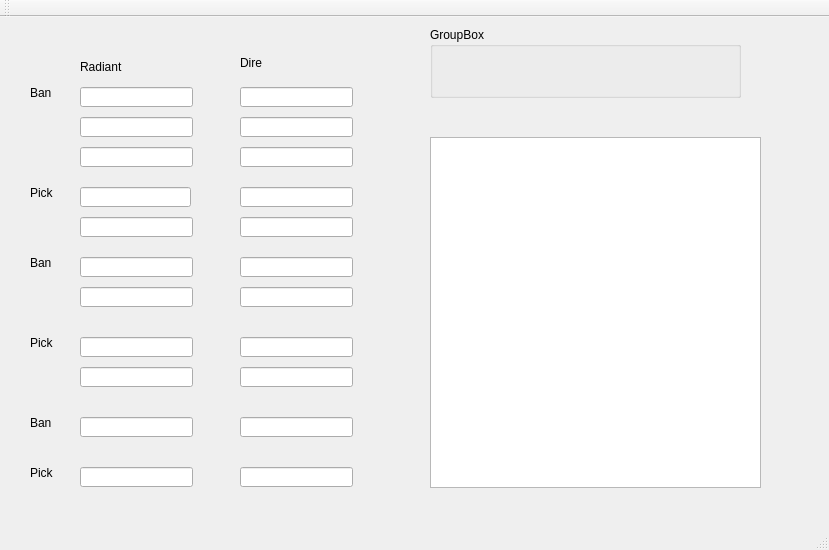
<?xml version="1.0" encoding="UTF-8"?>
<ui version="4.0">
 <class>DotaBPMainWindowClass</class>
 <widget class="QMainWindow" name="DotaBPMainWindowClass">
  <property name="geometry">
   <rect>
    <x>0</x>
    <y>0</y>
    <width>829</width>
    <height>550</height>
   </rect>
  </property>
  <property name="windowTitle">
   <string>DotaBPMainWindow</string>
  </property>
  <widget class="QWidget" name="centralWidget">
   <widget class="QLineEdit" name="lineEdit_RadPick1">
    <property name="geometry">
     <rect>
      <x>80</x>
      <y>170</y>
      <width>111</width>
      <height>20</height>
     </rect>
    </property>
   </widget>
   <widget class="QLineEdit" name="lineEdit_DirePick1">
    <property name="geometry">
     <rect>
      <x>240</x>
      <y>170</y>
      <width>113</width>
      <height>20</height>
     </rect>
    </property>
   </widget>
   <widget class="QLineEdit" name="lineEdit_RadPick2">
    <property name="geometry">
     <rect>
      <x>80</x>
      <y>200</y>
      <width>113</width>
      <height>20</height>
     </rect>
    </property>
   </widget>
   <widget class="QLabel" name="label">
    <property name="geometry">
     <rect>
      <x>80</x>
      <y>40</y>
      <width>71</width>
      <height>20</height>
     </rect>
    </property>
    <property name="text">
     <string>Radiant</string>
    </property>
   </widget>
   <widget class="QLabel" name="label_2">
    <property name="geometry">
     <rect>
      <x>240</x>
      <y>30</y>
      <width>101</width>
      <height>31</height>
     </rect>
    </property>
    <property name="text">
     <string>Dire</string>
    </property>
   </widget>
   <widget class="QLineEdit" name="lineEdit_DirePick2">
    <property name="geometry">
     <rect>
      <x>240</x>
      <y>200</y>
      <width>113</width>
      <height>20</height>
     </rect>
    </property>
   </widget>
   <widget class="QLineEdit" name="lineEdit_RadPick3">
    <property name="geometry">
     <rect>
      <x>80</x>
      <y>320</y>
      <width>113</width>
      <height>20</height>
     </rect>
    </property>
   </widget>
   <widget class="QLineEdit" name="lineEdit_DirePick3">
    <property name="geometry">
     <rect>
      <x>240</x>
      <y>320</y>
      <width>113</width>
      <height>20</height>
     </rect>
    </property>
   </widget>
   <widget class="QLineEdit" name="lineEdit_RadPick4">
    <property name="geometry">
     <rect>
      <x>80</x>
      <y>350</y>
      <width>113</width>
      <height>20</height>
     </rect>
    </property>
   </widget>
   <widget class="QLineEdit" name="lineEdit_DirePick4">
    <property name="geometry">
     <rect>
      <x>240</x>
      <y>350</y>
      <width>113</width>
      <height>20</height>
     </rect>
    </property>
   </widget>
   <widget class="QLineEdit" name="lineEdit_RadPick5">
    <property name="geometry">
     <rect>
      <x>80</x>
      <y>450</y>
      <width>113</width>
      <height>20</height>
     </rect>
    </property>
   </widget>
   <widget class="QLineEdit" name="lineEdit_DirePick5">
    <property name="geometry">
     <rect>
      <x>240</x>
      <y>450</y>
      <width>113</width>
      <height>20</height>
     </rect>
    </property>
   </widget>
   <widget class="QLineEdit" name="lineEdit_RadBan2">
    <property name="geometry">
     <rect>
      <x>80</x>
      <y>100</y>
      <width>113</width>
      <height>20</height>
     </rect>
    </property>
    <property name="autoFillBackground">
     <bool>false</bool>
    </property>
    <property name="text">
     <string/>
    </property>
   </widget>
   <widget class="QLineEdit" name="lineEdit_DireBan2">
    <property name="geometry">
     <rect>
      <x>240</x>
      <y>100</y>
      <width>113</width>
      <height>20</height>
     </rect>
    </property>
    <property name="autoFillBackground">
     <bool>false</bool>
    </property>
    <property name="text">
     <string/>
    </property>
   </widget>
   <widget class="QLineEdit" name="lineEdit_RadBan3">
    <property name="geometry">
     <rect>
      <x>80</x>
      <y>130</y>
      <width>113</width>
      <height>20</height>
     </rect>
    </property>
    <property name="autoFillBackground">
     <bool>false</bool>
    </property>
    <property name="text">
     <string/>
    </property>
   </widget>
   <widget class="QLineEdit" name="lineEdit_DireBan1">
    <property name="geometry">
     <rect>
      <x>240</x>
      <y>70</y>
      <width>113</width>
      <height>20</height>
     </rect>
    </property>
    <property name="autoFillBackground">
     <bool>false</bool>
    </property>
    <property name="text">
     <string/>
    </property>
   </widget>
   <widget class="QLineEdit" name="lineEdit_RadBan1">
    <property name="geometry">
     <rect>
      <x>80</x>
      <y>70</y>
      <width>113</width>
      <height>20</height>
     </rect>
    </property>
    <property name="autoFillBackground">
     <bool>false</bool>
    </property>
    <property name="text">
     <string/>
    </property>
   </widget>
   <widget class="QLineEdit" name="lineEdit_RadBan4">
    <property name="geometry">
     <rect>
      <x>80</x>
      <y>240</y>
      <width>113</width>
      <height>20</height>
     </rect>
    </property>
    <property name="text">
     <string/>
    </property>
   </widget>
   <widget class="QLineEdit" name="lineEdit_DireBan4">
    <property name="geometry">
     <rect>
      <x>240</x>
      <y>240</y>
      <width>113</width>
      <height>20</height>
     </rect>
    </property>
    <property name="text">
     <string/>
    </property>
   </widget>
   <widget class="QLineEdit" name="lineEdit_DireBan5">
    <property name="geometry">
     <rect>
      <x>240</x>
      <y>270</y>
      <width>113</width>
      <height>20</height>
     </rect>
    </property>
    <property name="text">
     <string/>
    </property>
   </widget>
   <widget class="QLineEdit" name="lineEdit_RadBan5">
    <property name="geometry">
     <rect>
      <x>80</x>
      <y>270</y>
      <width>113</width>
      <height>20</height>
     </rect>
    </property>
    <property name="text">
     <string/>
    </property>
   </widget>
   <widget class="QLineEdit" name="lineEdit_DireBan3">
    <property name="geometry">
     <rect>
      <x>240</x>
      <y>130</y>
      <width>113</width>
      <height>20</height>
     </rect>
    </property>
    <property name="autoFillBackground">
     <bool>false</bool>
    </property>
    <property name="text">
     <string/>
    </property>
   </widget>
   <widget class="QLineEdit" name="lineEdit_RadBan6">
    <property name="geometry">
     <rect>
      <x>80</x>
      <y>400</y>
      <width>113</width>
      <height>20</height>
     </rect>
    </property>
    <property name="text">
     <string/>
    </property>
   </widget>
   <widget class="QLineEdit" name="lineEdit_DireBan6">
    <property name="geometry">
     <rect>
      <x>240</x>
      <y>400</y>
      <width>113</width>
      <height>20</height>
     </rect>
    </property>
    <property name="text">
     <string/>
    </property>
   </widget>
   <widget class="QTableView" name="tableView">
    <property name="geometry">
     <rect>
      <x>430</x>
      <y>120</y>
      <width>331</width>
      <height>351</height>
     </rect>
    </property>
   </widget>
   <widget class="QLabel" name="label_3">
    <property name="geometry">
     <rect>
      <x>30</x>
      <y>70</y>
      <width>54</width>
      <height>12</height>
     </rect>
    </property>
    <property name="autoFillBackground">
     <bool>false</bool>
    </property>
    <property name="text">
     <string>Ban</string>
    </property>
   </widget>
   <widget class="QLabel" name="label_4">
    <property name="geometry">
     <rect>
      <x>30</x>
      <y>170</y>
      <width>54</width>
      <height>12</height>
     </rect>
    </property>
    <property name="autoFillBackground">
     <bool>false</bool>
    </property>
    <property name="text">
     <string>Pick</string>
    </property>
   </widget>
   <widget class="QLabel" name="label_5">
    <property name="geometry">
     <rect>
      <x>30</x>
      <y>240</y>
      <width>54</width>
      <height>12</height>
     </rect>
    </property>
    <property name="autoFillBackground">
     <bool>false</bool>
    </property>
    <property name="text">
     <string>Ban</string>
    </property>
   </widget>
   <widget class="QLabel" name="label_6">
    <property name="geometry">
     <rect>
      <x>30</x>
      <y>320</y>
      <width>54</width>
      <height>12</height>
     </rect>
    </property>
    <property name="autoFillBackground">
     <bool>false</bool>
    </property>
    <property name="text">
     <string>Pick</string>
    </property>
   </widget>
   <widget class="QLabel" name="label_7">
    <property name="geometry">
     <rect>
      <x>30</x>
      <y>400</y>
      <width>54</width>
      <height>12</height>
     </rect>
    </property>
    <property name="autoFillBackground">
     <bool>false</bool>
    </property>
    <property name="text">
     <string>Ban</string>
    </property>
   </widget>
   <widget class="QLabel" name="label_8">
    <property name="geometry">
     <rect>
      <x>30</x>
      <y>450</y>
      <width>54</width>
      <height>12</height>
     </rect>
    </property>
    <property name="autoFillBackground">
     <bool>false</bool>
    </property>
    <property name="text">
     <string>Pick</string>
    </property>
   </widget>
   <widget class="QGroupBox" name="groupBox">
    <property name="geometry">
     <rect>
      <x>430</x>
      <y>10</y>
      <width>311</width>
      <height>71</height>
     </rect>
    </property>
    <property name="title">
     <string>GroupBox</string>
    </property>
   </widget>
  </widget>
  <widget class="QMenuBar" name="menuBar">
   <property name="geometry">
    <rect>
     <x>0</x>
     <y>0</y>
     <width>829</width>
     <height>23</height>
    </rect>
   </property>
  </widget>
  <widget class="QToolBar" name="mainToolBar">
   <attribute name="toolBarArea">
    <enum>TopToolBarArea</enum>
   </attribute>
   <attribute name="toolBarBreak">
    <bool>false</bool>
   </attribute>
  </widget>
  <widget class="QStatusBar" name="statusBar"/>
 </widget>
 <layoutdefault spacing="6" margin="11"/>
 <resources>
  <include location="DotaBPMainWindow.qrc"/>
 </resources>
 <connections/>
</ui>
